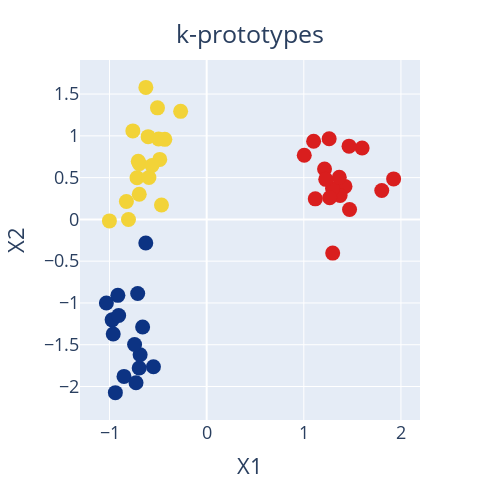

Notebook cell for this chart:
### Markdown cell above
- K-prototypes can work directly with the categorical data, without the need for encoding
- I defer to the [KPrototypes documentation](https://github.com/nicodv/kmodes) for an explanation of how the algorithm works
- The results are similar to the above, we get our 3 blobs, plus we identify some of that blue/red mixed data

### Code cell
pred = KPrototypes(n_clusters=3).fit_predict(X, categorical=[2])
plot_cluster(X, pred.astype(float), "k-prototypes")

### Figure 1 — Plotly figure (JSON) as saved in the notebook; plotly's stock layout.template omitted (floating-point values rounded to 4 significant figures)
{"data": [{"hovertemplate": "X1=%{x}<br>X2=%{y}<br>color=%{marker.color}<extra></extra>", "legendgroup": "", "marker": {"color": [1, 0, 2, 0, 2, 0, 1, 2, 1, 0, 0, 2, 0, 2, 0, 1, 1, 2, 1, 0, 2, 1, 2, 1, 0, 1, 2, 0, 1, 2, 1, 1, 1, 0, 0, 2, 0, 1, 2, 2, 1, 2, 1, 2, 2, 1, 0, 1, 0, 2], "coloraxis": "coloraxis", "size": 15, "symbol": "circle"}, "mode": "markers", "name": "", "orientation": "v", "showlegend": false, "type": "scatter", "x": [-0.4952, -0.548, 1.101, -0.6947, 1.261, -0.7103, -0.7171, 1.213, -0.483, -0.9736, -0.8513, 1.118, -0.9141, 1.424, -0.6268, -0.76, -0.6261, 1.374, -0.8051, -0.6851, 1.005, -0.5064, 1.6, -0.4652, -1.033, -0.8264, 1.297, -0.9061, -0.7045, 1.296, -0.6026, -0.6938, -0.2683, -0.7421, -0.94, 1.267, -0.6595, -1.001, 1.226, 1.802, -0.5946, 1.365, -0.563, 1.925, 1.466, -0.6942, -0.7274, -0.4309, -0.9622, 1.471], "xaxis": "x", "y": [0.9631, -1.763, 0.9355, -1.779, 0.9644, -0.8872, 0.498, 0.6024, 0.7183, -1.202, -1.879, 0.2457, -0.9093, 0.395, -0.2827, 1.059, 1.58, 0.2867, -0.001066, -1.621, 0.7682, 1.335, 0.8552, 0.1715, -1.001, 0.2141, -0.4032, -1.15, 0.6961, 0.3686, 0.9905, 0.6676, 1.293, -1.497, -2.073, 0.2587, -1.287, -0.01816, 0.4791, 0.3452, 0.5015, 0.5036, 0.6449, 0.4849, 0.877, 0.3018, -1.955, 0.958, -1.372, 0.1182], "yaxis": "y"}], "layout": {"autosize": false, "coloraxis": {"colorbar": {"title": {"text": "color"}}, "colorscale": [[0, "rgb(12,51,131)"], [0.25, "rgb(10,136,186)"], [0.5, "rgb(242,211,56)"], [0.75, "rgb(242,143,56)"], [1, "rgb(217,30,30)"]], "showscale": false}, "font": {"size": 18}, "height": 500, "legend": {"tracegroupgap": 0}, "margin": {"t": 60}, "title": {"text": "k-prototypes", "x": 0.5, "xanchor": "center", "y": 0.95}, "width": 500, "xaxis": {"anchor": "y", "domain": [0, 1], "title": {"text": "X1"}}, "yaxis": {"anchor": "x", "domain": [0, 1], "title": {"text": "X2"}}}}
